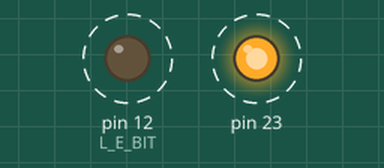
Recording of a sketch running on a simulated Arduino Uno, built with avr-gcc and run on an emulated ATmega328P. Parts: output pins drawn as LEDs (lit = HIGH). Dashed ring = blinking.

Above: at 0.2 s.
Timing chart, 0 to 4.7 s (numbered marks = the images above):
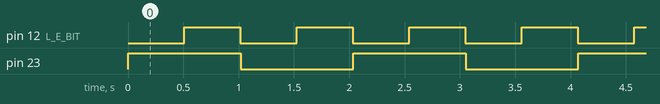

The sketch:

Week5-Scheduler.ino
```cpp
/*
 * Scheduler Example with Function Pointers and Sleep
 * Author: Sep Makhsous
 * Date: January 30, 2024
 *
 * This code demonstrates a simple task scheduler for microcontrollers.
 * It uses function pointers for task management and implements a sleep mechanism
 * to control task execution frequency. The main concepts include task scheduling,
 * pointers, global and static variables, and timing control.
 */

// Define constants for LED control and the number of tasks.
#define LED_INTERNAL 13    // Pin number for the internal LED.
#define LED_EXTERNAL 10    // Pin number for an external LED.
#define LEDPORT      PORTB // Port register for controlling LED state.
#define LEDDDR       DDRB  // Data Direction Register for setting LED pins as output.
#define L_I_BIT      1<<7  // Bit mask for the internal LED (bit 7).
#define L_E_BIT      1<<4  // Bit mask for the external LED (bit 4).
#define NTASKS       3     // Number of tasks in the scheduler.

// Global Variables and Function Pointer Array
void (*tasks [NTASKS])();     // Array of function pointers for tasks.
int delays[NTASKS] = {0};     // Array to track delay time for each task.
int task_active = 0;          // Index of the currently active task.
// Note: Global variables are accessible throughout the entire file. They retain their value
// between function calls and are initialized only once at the start of the program.

// Function to simulate sleep behavior for a task.
void sleep(int sleeptime){
  delays[task_active] = sleeptime; // Set the delay for the current task.
  // Note: Using a global variable here allows us to track the state across multiple function calls.
}

// setup() runs once upon a reset or power-on.
void setup(){
  // Set up LED pins as outputs.
  LEDDDR |= ( L_I_BIT | L_E_BIT ); // Configure LED pins as output.

  // Initialize the task array with task functions.
  tasks[0] = taskA; // Assign taskA to the first slot.
  tasks[1] = NULL;  // No task assigned to the second slot.
  tasks[2] = taskB; // Assign taskB to the third slot.
}

// loop() runs continuously after setup() completes.
void loop(){
  // Iterate through tasks and execute if they are ready.
  for(task_active = 0; task_active < NTASKS; task_active++) {
    if((tasks[task_active] != NULL) && (delays[task_active] <= 0)){
      (*tasks[task_active])(); // Execute the task if it's not NULL and delay is expired.
    } else if(tasks[task_active] != NULL){
      delays[task_active]--; // Decrement delay if the task is not ready yet.
    }
  }
  delay(1); // Synchronize by delaying 1 ms at the end of each loop iteration.
}

// TaskA: Flash the onboard LED 10 times per second.
void taskA(){
  static int flag = 0; // Static variable to toggle LED state.
  // Note: A static variable inside a function retains its value between calls to that function.
  // It's initialized only once and is a local but persistent variable.
  flag ^= 1;           // Toggle flag state.
  sleep(1000);         // Set taskA to sleep for 1000 ms.

  // Toggle the internal LED based on flag state.
  if(flag) {
    LEDPORT |= L_I_BIT;  // Turn on internal LED.
  } else {
    LEDPORT &= ~L_I_BIT; // Turn off internal LED.
  }
}

// TaskB: Flash the offboard LED once per second.
void taskB(){
  static int time = 0; // Static counter to track time.
  // Note: Similar to 'flag' in taskA, 'time' here retains its value across multiple calls.
  time++;              // Increment time each call.

  // Toggle external LED based on time.
  if(time == 500) {
    LEDPORT |= L_E_BIT;  // Turn on external LED at half-second.
  }
  if(time == 1000) {
    LEDPORT &= ~L_E_BIT; // Turn off external LED at one second.
    time = 0;            // Reset time counter.
  }
}
```

Measured:
- by itself, pin 12 (L_E_BIT): alternates HIGH for 0.51 s and LOW for 0.51 s
- by itself, pin 23: alternates HIGH for 1.0 s and LOW for 1.0 s
- by itself, everything shown: repeats every 2.0 s, in 6 steps
